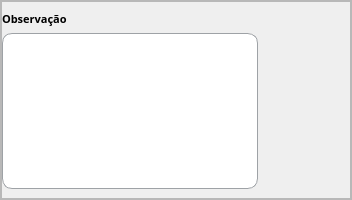
          <widget class="QFrame" name="frame_35">
           <property name="sizePolicy">
            <sizepolicy hsizetype="Preferred" vsizetype="Expanding">
             <horstretch>0</horstretch>
             <verstretch>0</verstretch>
            </sizepolicy>
           </property>
           <property name="minimumSize">
            <size>
             <width>0</width>
             <height>70</height>
            </size>
           </property>
           <property name="maximumSize">
            <size>
             <width>16777215</width>
             <height>200</height>
            </size>
           </property>
           <property name="frameShape">
            <enum>QFrame::StyledPanel</enum>
           </property>
           <property name="frameShadow">
            <enum>QFrame::Raised</enum>
           </property>
           <layout class="QGridLayout" name="gridLayout_32">
            <property name="leftMargin">
             <number>0</number>
            </property>
            <property name="topMargin">
             <number>0</number>
            </property>
            <property name="rightMargin">
             <number>0</number>
            </property>
            <property name="bottomMargin">
             <number>0</number>
            </property>
            <property name="horizontalSpacing">
             <number>0</number>
            </property>
            <item row="0" column="0" rowspan="2">
             <widget class="QFrame" name="frame_39">
              <property name="minimumSize">
               <size>
                <width>350</width>
                <height>0</height>
               </size>
              </property>
              <property name="frameShape">
               <enum>QFrame::StyledPanel</enum>
              </property>
              <property name="frameShadow">
               <enum>QFrame::Raised</enum>
              </property>
              <layout class="QGridLayout" name="gridLayout_42">
               <property name="leftMargin">
                <number>0</number>
               </property>
               <property name="topMargin">
                <number>9</number>
               </property>
               <property name="rightMargin">
                <number>0</number>
               </property>
               <property name="horizontalSpacing">
                <number>0</number>
               </property>
               <item row="0" column="0">
                <widget class="QLabel" name="label_33">
                 <property name="maximumSize">
                  <size>
                   <width>16777215</width>
                   <height>20</height>
                  </size>
                 </property>
                 <property name="font">
                  <font>
                   <family>Raleway</family>
                   <pointsize>8</pointsize>
                   <weight>75</weight>
                   <bold>true</bold>
                  </font>
                 </property>
                 <property name="text">
                  <string>Observação</string>
                 </property>
                </widget>
               </item>
               <item row="1" column="0">
                <widget class="QTextEdit" name="input_observacao">
                 <property name="maximumSize">
                  <size>
                   <width>300</width>
                   <height>16777215</height>
                  </size>
                 </property>
                 <property name="styleSheet">
                  <string notr="true">QTextEdit {
	background-color:white;
	border-radius: 10px;
	border: 1px solid rgb(158, 162, 166);
	padding-left: 20px;
}</string>
                 </property>
                </widget>
               </item>
               <item row="1" column="1">
                <spacer name="horizontalSpacer_8">
                 <property name="orientation">
                  <enum>Qt::Horizontal</enum>
                 </property>
                 <property name="sizeHint" stdset="0">
                  <size>
                   <width>40</width>
                   <height>20</height>
                  </size>
                 </property>
                </spacer>
               </item>
              </layout>
             </widget>
            </item>
           </layout>
          </widget>
